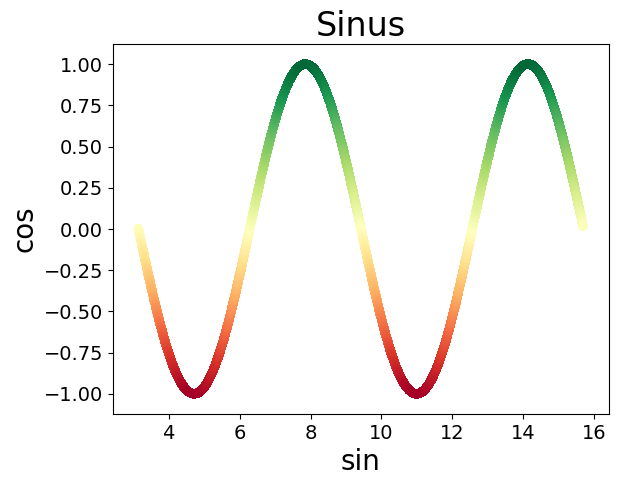

Source code (Python):
import matplotlib.pyplot as plt
import numpy as np

PI = 3.14
# заполнение значений x оси.
x_data = []
# заполнение y оси.
y_data = []

# Назначение заголовка диаграммы и меток осей.
plt.title("Sinus", fontsize=24)
plt.xlabel("sin", fontsize=20)
plt.ylabel("cos", fontsize=20)

#Назначение размера шрифта и делений на осях.
plt.tick_params(axis='both', labelsize=14)
# Назначение диапазона для каждой оси.
#plt.axis([-40, 40, 0, 500])

for x in np.arange(PI, PI * 5, 0.1):
	x = round(x, 4)
	x_data.append(x)
	y_data.append(round(np.sin(x), 4))

	plt.scatter(x_data, y_data, edgecolor='none', c=y_data,
		cmap=plt.cm.RdYlGn, s=40)
	plt.pause(0.01)

plt.show()
